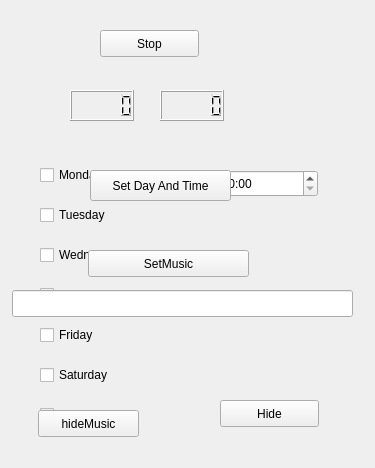
<?xml version="1.0" encoding="UTF-8"?>
<ui version="4.0">
 <class>Widget</class>
 <widget class="QWidget" name="Widget">
  <property name="geometry">
   <rect>
    <x>0</x>
    <y>0</y>
    <width>375</width>
    <height>468</height>
   </rect>
  </property>
  <property name="windowTitle">
   <string>Widget</string>
  </property>
  <widget class="QCheckBox" name="checkBox_Wednesday">
   <property name="geometry">
    <rect>
     <x>40</x>
     <y>240</y>
     <width>120</width>
     <height>30</height>
    </rect>
   </property>
   <property name="text">
    <string>Wednesday</string>
   </property>
  </widget>
  <widget class="QCheckBox" name="checkBox_Thursday">
   <property name="geometry">
    <rect>
     <x>40</x>
     <y>280</y>
     <width>120</width>
     <height>30</height>
    </rect>
   </property>
   <property name="text">
    <string>Thursday</string>
   </property>
  </widget>
  <widget class="QCheckBox" name="checkBox_Friday">
   <property name="geometry">
    <rect>
     <x>40</x>
     <y>320</y>
     <width>120</width>
     <height>30</height>
    </rect>
   </property>
   <property name="text">
    <string>Friday</string>
   </property>
  </widget>
  <widget class="QCheckBox" name="checkBox_Saturday">
   <property name="geometry">
    <rect>
     <x>40</x>
     <y>360</y>
     <width>120</width>
     <height>30</height>
    </rect>
   </property>
   <property name="text">
    <string>Saturday</string>
   </property>
  </widget>
  <widget class="QCheckBox" name="checkBox_Sunday">
   <property name="geometry">
    <rect>
     <x>40</x>
     <y>400</y>
     <width>120</width>
     <height>30</height>
    </rect>
   </property>
   <property name="text">
    <string>Sunday</string>
   </property>
  </widget>
  <widget class="QCheckBox" name="checkBox_Tuesday">
   <property name="geometry">
    <rect>
     <x>40</x>
     <y>200</y>
     <width>120</width>
     <height>30</height>
    </rect>
   </property>
   <property name="text">
    <string>Tuesday</string>
   </property>
  </widget>
  <widget class="QCheckBox" name="checkBox_Monday">
   <property name="geometry">
    <rect>
     <x>40</x>
     <y>160</y>
     <width>120</width>
     <height>30</height>
    </rect>
   </property>
   <property name="text">
    <string>Monday</string>
   </property>
  </widget>
  <widget class="QLCDNumber" name="hours">
   <property name="geometry">
    <rect>
     <x>70</x>
     <y>90</y>
     <width>64</width>
     <height>31</height>
    </rect>
   </property>
  </widget>
  <widget class="QLCDNumber" name="minutes">
   <property name="geometry">
    <rect>
     <x>160</x>
     <y>90</y>
     <width>64</width>
     <height>31</height>
    </rect>
   </property>
  </widget>
  <widget class="QTimeEdit" name="setTime">
   <property name="geometry">
    <rect>
     <x>200</x>
     <y>170</y>
     <width>118</width>
     <height>27</height>
    </rect>
   </property>
  </widget>
  <widget class="QPushButton" name="setDateandTime">
   <property name="geometry">
    <rect>
     <x>90</x>
     <y>170</y>
     <width>141</width>
     <height>31</height>
    </rect>
   </property>
   <property name="text">
    <string>Set Day And Time</string>
   </property>
  </widget>
  <widget class="QPushButton" name="hideSetTime">
   <property name="geometry">
    <rect>
     <x>220</x>
     <y>400</y>
     <width>99</width>
     <height>27</height>
    </rect>
   </property>
   <property name="text">
    <string>Hide</string>
   </property>
  </widget>
  <widget class="QPushButton" name="stop">
   <property name="geometry">
    <rect>
     <x>100</x>
     <y>30</y>
     <width>99</width>
     <height>27</height>
    </rect>
   </property>
   <property name="text">
    <string>Stop</string>
   </property>
  </widget>
  <widget class="QPushButton" name="setMusic">
   <property name="geometry">
    <rect>
     <x>88</x>
     <y>250</y>
     <width>161</width>
     <height>27</height>
    </rect>
   </property>
   <property name="text">
    <string>SetMusic</string>
   </property>
  </widget>
  <widget class="QPushButton" name="hideMusic">
   <property name="geometry">
    <rect>
     <x>38</x>
     <y>410</y>
     <width>101</width>
     <height>27</height>
    </rect>
   </property>
   <property name="text">
    <string>hideMusic</string>
   </property>
  </widget>
  <widget class="QLineEdit" name="lineEdit">
   <property name="geometry">
    <rect>
     <x>12</x>
     <y>290</y>
     <width>341</width>
     <height>27</height>
    </rect>
   </property>
  </widget>
 </widget>
 <layoutdefault spacing="6" margin="11"/>
 <resources/>
 <connections/>
</ui>
